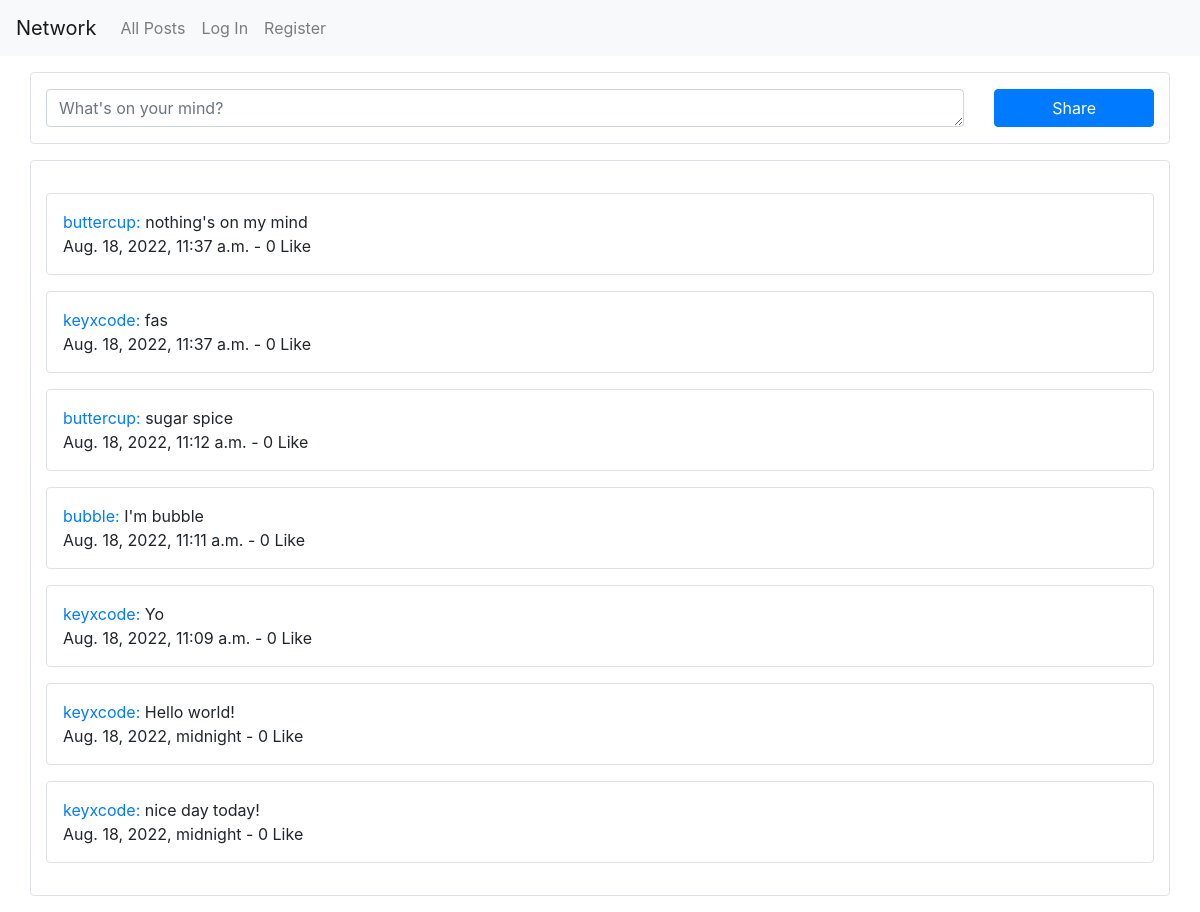
Before: / with the older database file.
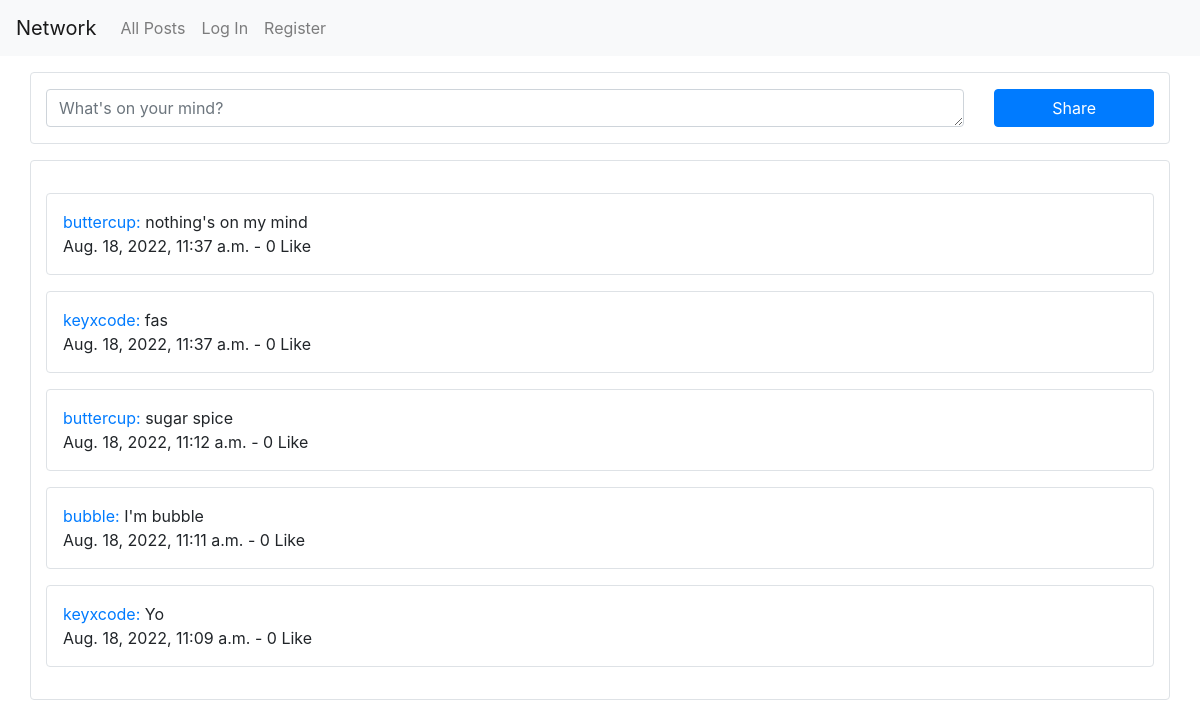
After: the same page with the newer database file.
### network/models.py (models this page shows, shortened)
class Post(models.Model):
    content = models.CharField(max_length=256)
    poster = models.ForeignKey(User, on_delete=models.CASCADE, null=True, related_name="all_posts")
    timestamp = models.DateTimeField(auto_now_add=True)

class User(AbstractUser):
    pass

### network/views.py (the view)
# urls.py: path("", views.index, name="index"),
def index(request):
    posts = Post.objects.all().order_by('-timestamp')
    return render(request, "network/index.html", {
        "posts": posts
    })

### network/templates/network/index.html (shortened to what this page needs)
{% extends "network/layout.html" %}
{% block body %}
    <form action="{% url 'create_post' %}" class="border rounded row mb-3 mt-3" method="post">
            <div class="col-sm-10">
                <textarea autofocus class="form-control my-3" name="content" placeholder="What's on your mind?" rows="1"></textarea>
            </div>
            <div class="col-sm-2">
                <input class="btn btn-primary my-3 w-100" type="submit" value="Share">
            </div>
    </form>
    <div class="border rounded row mb-3 py-3">
        <div class="col">
            {% if posts %}
                {% for post in posts %}
                    <div class="border rounded p-3 my-3">
                        <div class="row">
                            <div class="col-10">
                                <div>
                                    <a href="#">{{ post.poster }}:</a>
                                    <span>{{ post.content }}</span>
                                </div>
                                <div>
                                    {{ post.timestamp }} - 0 Like
                                </div>
                            </div>
                            <div class="col-2">
                            </div>
                        </div>
                    </div>
                {% endfor %}
            {% else %}
                It's empty here!
            {% endif %}
        </div>
    </div>
{% endblock %}

Changed rows visible on the page:
removed Post: poster "keyxcode", content "Hello world!", timestamp "Aug. 18, 2022, midnight"
removed Post: poster "keyxcode", content "nice day today!", timestamp "Aug. 18, 2022, midnight"
